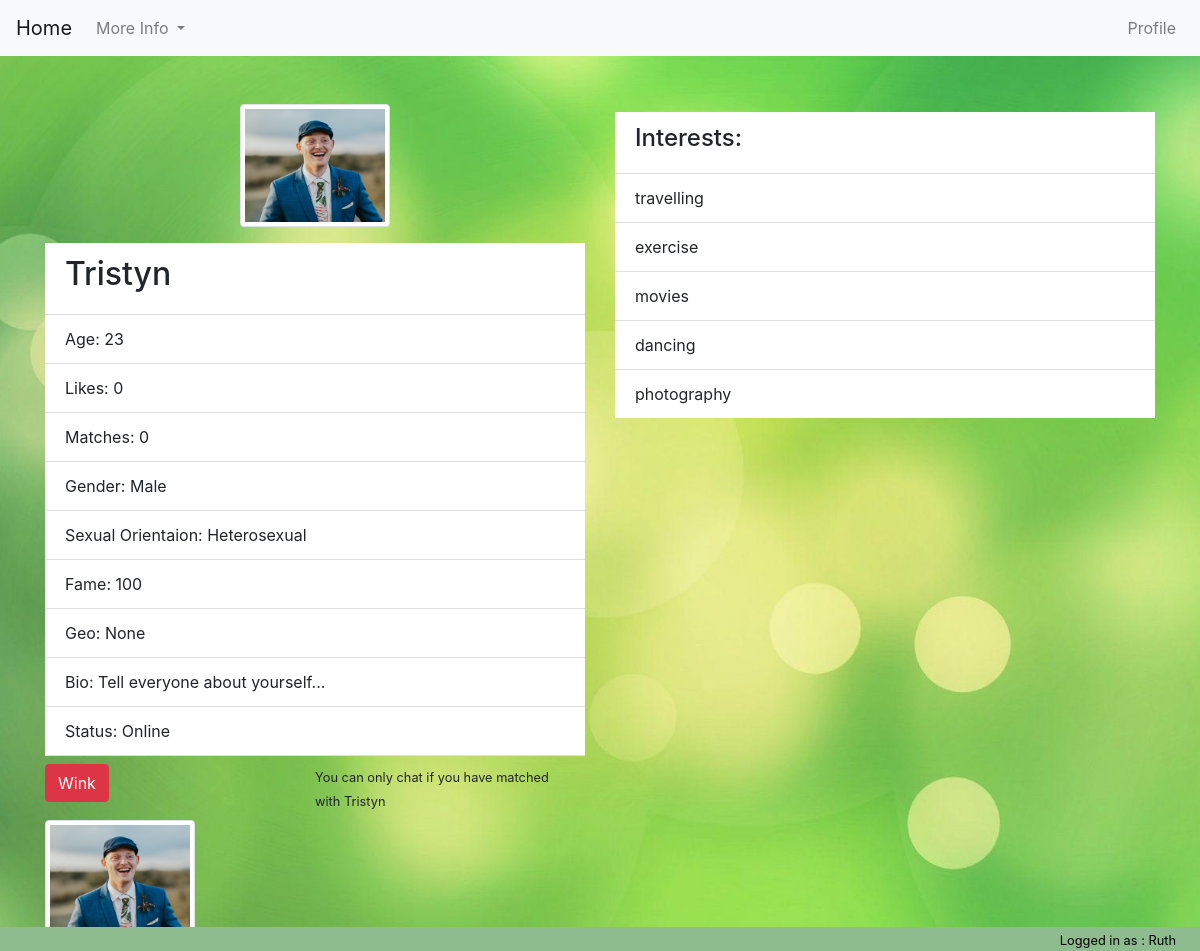
The page /profile_view/Tristyn (signed in) on the database its author committed.
### tables this page shows
CREATE TABLE users (
    profile_pic string default('default.png'),
    pics integer default(0),
    username string not null,
    firstname string not null,
    lastname string not null,
    email string not null,
    password string not null,
    likes integer default(0),
    matches integer default(0),
    bio text default('Tell everyone about yourself...'),
    gender string,
    age integer default(0),
    sex_orientation string,
    fame integer default(100),
    geo_location string,
    last_online string default('Offline'),
    complete string default('False'),
    verified string default(0)
);

CREATE TABLE images(
    username string not null,
    file_name string not null
);

### matcha/views.py (the view)
@app.route('/profile_view/<username>')
def profile_view(username):
    profile = get_profile_data(username)
    if profile['user_profile']:
        common_lib_log_history_moment('profile_view', session['username'], username, "You viewed " + username + "'s profile")
        common_lib_log_history_moment('profile_view', username, session['username'], session['username'] + " viewed your profile, why dont you check their profile out?")
        return render_template("profile_view.html",
                               winked=profile['winked'],
                               user=profile['user_profile'],
                               session_user=profile['session_user'],
                               interests=profile['interest_list'],
                               matched=profile['matched'],
                               pictures=profile['pictures'])
    else:
        flash('That user does not exist', 'danger')
        return redirect(url_for('home'))

### matcha/__init__.py (called while the page is built)
@app.before_request
def before_request():
    g.db = connect_db()

def connect_db():
    return sqlite3.connect(app.config['DATABASE'])

### matcha/common_lib/history.py (called while the page is built)
def common_lib_log_history_moment(log_type, logging_user, notif_username, message):
    mydate = datetime.now()
    formated_datenow = mydate.strftime("%d-%m-%Y\n%H:%M:%S")
    query_db("INSERT INTO history (log_username, notif_username, message, history_type, logged_timestamp ) VALUES (?,?,?,?,?)",
             (logging_user, notif_username, message, log_type, formated_datenow), True)

### matcha/common_lib/query.py (called while the page is built)
def query_db(query, args=(), commit=False, one=False):
    cur = g.db.execute(query, args)
    if commit:
        g.db.commit()
    else:
        rv = [dict((cur.description[idx][0], value)
                   for idx, value in enumerate(row)) for row in cur.fetchall()]
        return (rv[0] if rv else None) if one else rv

### matcha/templates/profile_view.html (shortened to what this page needs)
{% extends "base.html" %}
{% block nav %}
    <nav class="navbar navbar-expand-lg navbar-light bg-light"> <a class="navbar-brand" href="{{ url_for('home') }}">Home</a>
        <div class="collapse navbar-collapse" id="navbarSupportedContent">
            <ul class="navbar-nav mr-auto">
                <li class="nav-item dropdown">  <a class="nav-link dropdown-toggle" href="#" id="navbarDropdown" role="button" data-toggle="dropdown" aria-haspopup="true" aria-expanded="false">
                    More Info
                </a>
                </li>
            </ul>
            <div class="">
                <ul class="navbar-nav mr-auto">
                    <li class="nav-item">
                        <a class="nav-link" href="{{ url_for('profile_update') }}">Profile</a>
                    </li>
                </ul>
            </div>
        </div>
    </nav>
{% endblock %}
{% block content %}
    {% if user %}
        <div class=" mx-auto mt-5">
            <div class="container">
                <div class="row">
                    <div class="col-sm-12 col-md-6">
                        <img src="{{ url_for('static', filename="img/" + user.profile_pic) }}" alt="..." class="img-thumbnail mx-auto d-block profile-pic mb-3">
                        <ul class="list-group list-group-flush w-100">
                            <li class="list-group-item"><h2>{{ user.username }}</h2></li>
                            <li class="list-group-item">Age: {{ user.age }}</li>
                            <li class="list-group-item">Likes: {{ user.likes }}</li>
                            <li class="list-group-item">Matches: {{ user.matches }}</li>
                            <li class="list-group-item">Gender: {{ user.gender }}</li>
                            <li class="list-group-item">Sexual Orientaion: {{ user.sex_orientation }}</li>
                            <li class="list-group-item">Fame: {{ user.fame }}</li>
                            <li class="list-group-item">Geo: {{ user.geo_location }}</li>
                            <li class="list-group-item">Bio: {{ user.bio }}</li>
                            <li class="list-group-item">
                                {% if user.last_online == "Online" %}
                                    Status: Online
                                {% else %}
                                    Status: Offline -  Last Seen: {{ user.last_online }}
                                {% endif %}
                            </li>
                            <div class="row mt-2 w-100">
                                {% if session_user.profile_pic != 'default.png' %}
                                    <div class="col">
                                    {% if winked %}
                                        <form action="{{ url_for('unwink', username=user.username) }}">
                                            <button type="submit" class="btn btn-danger" id="">Un-Wink</button>
                                        </form>
                                    {% else %}
                                        <form action="{{ url_for('wink', username=user.username) }}">
                                            <button type="submit" class="btn btn-danger" id="wink-button">Wink</button>
                                        </form>
                                    {% endif %}
                                    </div>
                                    <div class="col">
                                        {% if matched %}
                                            <button type="submit" class="btn btn-danger">Chat</button>
                                        {% else %}
                                            <small>You can only chat if you have matched with {{ user.username }}</small>
                                        {% endif %}
                                    </div>
                                {% else %}
                                    <div class="col">
                                        <small>You can only Wink and Chat with users when you have updated your profile picture</small>
                                    </div>
                                {% endif %}
                            </div>
                        </ul>
                    </div>
                    <div class="col-sm-12  col-md-6 mx-auto mt-2 mb-2">
                        <ul class="list-group list-group-flush w-100">
                            {% if interests %}
                                <li class="list-group-item"><h4>Interests:</h4></li>
                            {% else %}
                                <li class="list-group-item mx-auto"><h4>{{ user.username }} has no Interests.</h4></li>
                            {% endif %}
                            {% for interest in interests %}
                                <li class="list-group-item">{{ interest }}</li>
                            {% endfor %}
                        </ul>
                    </div>
                    <div class="col-sm-12 col-md-12 mx-auto">
                        <div class="row">
                            {% if pictures %}
                                {% for picture in pictures %}
                                    <div class="col-sm-12 col-md-6 mt-2 mb-2">
                                        <img src="{{ url_for('static', filename="img/" + picture.file_name) }}" alt="..." class="img-thumbnail thumb-pic profile-pic">
                                    </div>
                                {% endfor %}
                            {% else %}
                                <div class="col"><h3>No Uploaded Images</h3></div>
                            {% endif %}
                        </div>
                    </div>
                </div>
            </div>
        </div>
    {% endif %}
{% endblock %}
{% block footer %}
    <small class="mr-4">Logged in as : {{ session_user.username }}</small>
{% endblock %}

### matcha/static/main.css (style rules this page uses)
.thumb-pic { max-width: 75px; max-height: 75px; }
.profile-pic { max-width: 150px; max-height: 150px; }
body { background: url('img/Splash.jpg') no-repeat center center fixed; -webkit-background-size: cover; -moz-background-size: cover; background-size: cover; -o-background-size: cover; }

### rows shown on the page
users: profile_pic (picture), username "Tristyn", age "23", likes "0", matches "0", gender "Male", sex_orientation "Heterosexual", fame "100", bio "Tell everyone about yourself..."
images: file_name (picture)
users: username "Ruth"

### other values the page prints
{{ user.geo_location }} "None"
{{ interest }} "travelling" "exercise" "movies" "dancing" "photography"
